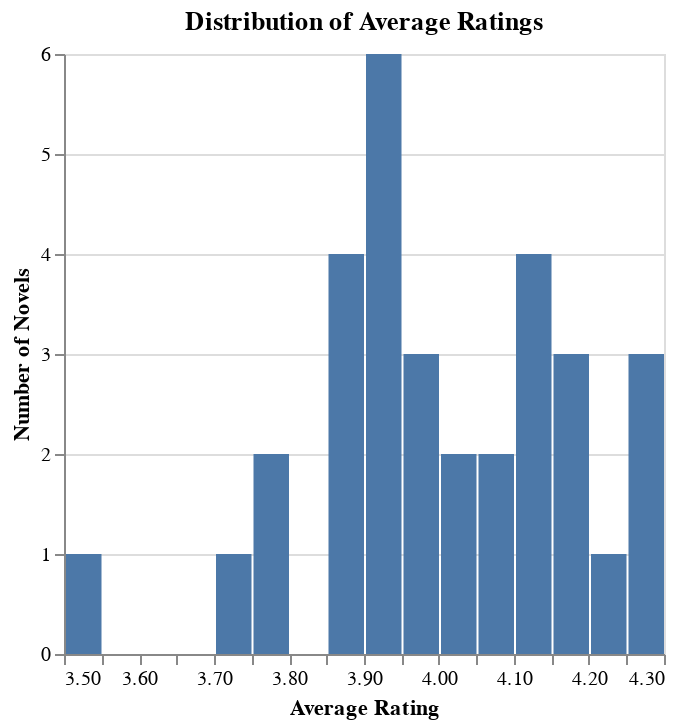

The cell this chart's notebook holds for it:
### Markdown cell above
# 7. Average Ratings Analysis

### Code cell
# Histogram of average ratings
chart_avg_rating = alt.Chart(df_cleaned).mark_bar().encode(
    x=alt.X('gr_avg_rating:Q', bin=alt.Bin(maxbins=20), title='Average Rating'),
    y=alt.Y('count()', title='Number of Novels')
).properties(
    title='Distribution of Average Ratings'
)
chart_avg_rating.display()

### Figure 1 — Vega-Lite specification as saved in the notebook (floating-point values rounded to 4 significant figures)
{"config": {"view": {"continuousWidth": 300, "continuousHeight": 300}}, "data": {"name": "data-d2776994ba40faf2d2883b55314ee41d"}, "mark": {"type": "bar"}, "encoding": {"x": {"bin": {"maxbins": 20}, "field": "gr_avg_rating", "title": "Average Rating", "type": "quantitative"}, "y": {"aggregate": "count", "title": "Number of Novels", "type": "quantitative"}}, "title": "Distribution of Average Ratings", "$schema": "https://vega.github.io/schema/vega-lite/v5.15.1.json", "datasets": {"data-d2776994ba40faf2d2883b55314ee41d": [{"top_500_rank": 22, "title": "Crime and Punishment", "author": "Fyodor Dostoyevsky", "pub_year": 1866, "orig_lang": "Russian", "genre": "na", "author_birth": "1821", "author_death": "1881", "author_gender": "male", "author_primary_lang": "rus", "author_nationality": "RU", "author_occupation": "philosophers,novelists,essayists,psychologists", "oclc_holdings": 15750.0, "oclc_eholdings": 5814.0, "oclc_total_editions": 948.0, "oclc_holdings_rank": 65.0, "oclc_editions_rank": 157.0, "gr_avg_rating": 4.27, "gr_num_ratings": 894500.0, "gr_num_reviews": 35710.0, "gr_avg_rating_rank": 43, "gr_num_ratings_rank": 94, "oclc_owi": 9937000000.0, "author_viaf": "104023256", "gr_url": "https://www.goodreads.com/book/show/7144.Crime_and_Punishment?ref=nav_sb_ss_1_20", "wiki_url": "https://en.wikipedia.org/wiki/Crime_and_Punishment", "pg_eng_url": "https://www.gutenberg.org/cache/epub/2554/pg2554.txt"}, {"top_500_rank": 28, "title": "War and Peace", "author": "Leo Tolstoy", "pub_year": 1869, "orig_lang": "Russian", "genre": "history", "author_birth": "1828", "author_death": "1910", "author_gender": "male", "author_primary_lang": "rus", "author_nationality": "RU", "author_occupation": "authors,writers", "oclc_holdings": 11220.0, "oclc_eholdings": 2470.0, "oclc_total_editions": 620.0, "oclc_holdings_rank": 144.0, "oclc_editions_rank": 214.0, "gr_avg_rating": 4.16, "gr_num_ratings": 326200.0, "gr_num_reviews": 17140.0, "gr_avg_rating_rank": 89, "gr_num_ratings_rank": 183, "oclc_owi": 11340000000.0, "author_viaf": "96987389", "gr_url": "https://www.goodreads.com/book/show/656.War_and_Peace?ref=nav_sb_ss_1_13", "wiki_url": "https://en.wikipedia.org/wiki/War_and_Peace", "pg_eng_url": "https://www.gutenberg.org/cache/epub/2600/pg2600.txt"}, {"top_500_rank": 37, "title": "20,000 Leagues Under the Sea", "author": "Jules Verne", "pub_year": 1870, "orig_lang": "French", "genre": "scifi", "author_birth": "1828", "author_death": "1905", "author_gender": "male", "author_primary_lang": "fre", "author_nationality": "FR", "author_occupation": "poets,novelists,authors french,playwrights", "oclc_holdings": 19020.0, "oclc_eholdings": 10710.0, "oclc_total_editions": 2844.0, "oclc_holdings_rank": 36.0, "oclc_editions_rank": 29.0, "gr_avg_rating": 3.89, "gr_num_ratings": 11240.0, "gr_num_reviews": 716.0, "gr_avg_rating_rank": 327, "gr_num_ratings_rank": 481, "oclc_owi": 4915000000.0, "author_viaf": "76323989", "gr_url": "https://www.goodreads.com/book/show/15762322-20-000-leagues-under-the-sea-and-other-classic-novels?ref=nav_sb_ss_1_28", "wiki_url": "https://en.wikipedia.org/wiki/Twenty_Thousand_Leagues_Under_the_Seas", "pg_eng_url": "https://www.gutenberg.org/cache/epub/164/pg164.txt"}, {"top_500_rank": 38, "title": "Anna Karenina", "author": "Leo Tolstoy", "pub_year": 1878, "orig_lang": "Russian", "genre": "romance", "author_birth": "1828", "author_death": "1910", "author_gender": "male", "author_primary_lang": "rus", "author_nationality": "RU", "author_occupation": "authors,writers", "oclc_holdings": 23390.0, "oclc_eholdings": 7096.0, "oclc_total_editions": 2915.0, "oclc_holdings_rank": 24.0, "oclc_editions_rank": 28.0, "gr_avg_rating": 4.09, "gr_num_ratings": 843200.0, "gr_num_reviews": 35040.0, "gr_avg_rating_rank": 145, "gr_num_ratings_rank": 97, "oclc_owi": 509800000.0, "author_viaf": "96987389", "gr_url": "https://www.goodreads.com/book/show/15823480-anna-karenina?ref=nav_sb_ss_1_13", "wiki_url": "https://en.wikipedia.org/wiki/Anna_Karenina", "pg_eng_url": "https://www.gutenberg.org/cache/epub/1399/pg1399.txt"}, {"top_500_rank": 54, "title": "One Hundred Years of Solitude", "author": "Gabriel García Márquez", "pub_year": 1967, "orig_lang": "Spanish", "genre": "na", "author_birth": "1927", "author_death": "2014", "author_gender": "male", "author_primary_lang": "spa", "author_nationality": "CO", "author_occupation": "novelists,journalists,authors", "oclc_holdings": 9508.0, "oclc_eholdings": 112.0, "oclc_total_editions": 273.0, "oclc_holdings_rank": 201.0, "oclc_editions_rank": 349.0, "gr_avg_rating": 4.11, "gr_num_ratings": 965100.0, "gr_num_reviews": 45230.0, "gr_avg_rating_rank": 129, "gr_num_ratings_rank": 82, "oclc_owi": 1415000000.0, "author_viaf": "54147956", "gr_url": "https://www.goodreads.com/book/show/320.One_Hundred_Years_of_Solitude?ref=nav_sb_ss_1_29", "wiki_url": "https://en.wikipedia.org/wiki/One_Hundred_Years_of_Solitude", "pg_eng_url": "NA_not-pub-domain"}, {"top_500_rank": 68, "title": "The Stranger", "author": "Albert Camus", "pub_year": 1942, "orig_lang": "French", "genre": "na", "author_birth": "1913", "author_death": "1960", "author_gender": "male", "author_primary_lang": "fre", "author_nationality": "FR", "author_occupation": "philosophers,journalists,authors", "oclc_holdings": 16740.0, "oclc_eholdings": 626.0, "oclc_total_editions": 1898.0, "oclc_holdings_rank": 60.0, "oclc_editions_rank": 61.0, "gr_avg_rating": 4.02, "gr_num_ratings": 1080000.0, "gr_num_reviews": 48520.0, "gr_avg_rating_rank": 199, "gr_num_ratings_rank": 79, "oclc_owi": 2517000000.0, "author_viaf": "97000332", "gr_url": "https://www.goodreads.com/book/show/49552.The_Stranger?ref=nav_sb_ss_1_12", "wiki_url": "https://en.wikipedia.org/wiki/The_Stranger_(Camus_novel)", "pg_eng_url": "NA_not-pub-domain"}, {"top_500_rank": 69, "title": "The Trial", "author": "Franz Kafka", "pub_year": 1925, "orig_lang": "German", "genre": "allegories", "author_birth": "1883", "author_death": "1924", "author_gender": "male", "author_primary_lang": "ger", "author_nationality": "CZ", "author_occupation": "novelists,insurance companies employees", "oclc_holdings": 15490.0, "oclc_eholdings": 2842.0, "oclc_total_editions": 2548.0, "oclc_holdings_rank": 69.0, "oclc_editions_rank": 36.0, "gr_avg_rating": 3.96, "gr_num_ratings": 322500.0, "gr_num_reviews": 14250.0, "gr_avg_rating_rank": 263, "gr_num_ratings_rank": 185, "oclc_owi": 3138000000.0, "author_viaf": "56611857", "gr_url": "https://www.goodreads.com/book/show/17690.The_Trial?ref=nav_sb_ss_2_9", "wiki_url": "https://en.wikipedia.org/wiki/The_Trial", "pg_eng_url": "https://www.gutenberg.org/cache/epub/7849/pg7849.txt"}, {"top_500_rank": 74, "title": "A Journey to the Center of the Earth", "author": "Jules Verne", "pub_year": 1864, "orig_lang": "French", "genre": "scifi", "author_birth": "1828", "author_death": "1905", "author_gender": "male", "author_primary_lang": "fre", "author_nationality": "FR", "author_occupation": "poets,novelists,authors french,playwrights", "oclc_holdings": 13540.0, "oclc_eholdings": 2881.0, "oclc_total_editions": 2026.0, "oclc_holdings_rank": 98.0, "oclc_editions_rank": 54.0, "gr_avg_rating": 3.85, "gr_num_ratings": 199000.0, "gr_num_reviews": 8524.0, "gr_avg_rating_rank": 358, "gr_num_ratings_rank": 238, "oclc_owi": 25770000.0, "author_viaf": "76323989", "gr_url": "https://www.goodreads.com/book/show/32829.Journey_to_the_Center_of_the_Earth", "wiki_url": "https://en.wikipedia.org/wiki/Journey_to_the_Center_of_the_Earth", "pg_eng_url": "https://www.gutenberg.org/cache/epub/18857/pg18857.txt"}, {"top_500_rank": 91, "title": "Candide", "author": "Voltaire", "pub_year": 1759, "orig_lang": "French", "genre": "na", "author_birth": "1694", "author_death": "1778", "author_gender": "male", "author_primary_lang": "fre", "author_nationality": "FR", "author_occupation": "philosopher,author,poet,activist,historian,dramatist", "oclc_holdings": 17860.0, "oclc_eholdings": 6757.0, "oclc_total_editions": 2068.0, "oclc_holdings_rank": 48.0, "oclc_editions_rank": 48.0, "gr_avg_rating": 3.76, "gr_num_ratings": 275000.0, "gr_num_reviews": 11450.0, "gr_avg_rating_rank": 416, "gr_num_ratings_rank": 205, "oclc_owi": 4061000000.0, "author_viaf": "36925746", "gr_url": "https://www.goodreads.com/book/show/19380.Candide?ref=nav_sb_ss_1_7", "wiki_url": "https://en.wikipedia.org/wiki/Candide", "pg_eng_url": "https://www.gutenberg.org/cache/epub/19942/pg19942.txt"}, {"top_500_rank": 100, "title": "Père Goriot", "author": "Honoré de Balzac", "pub_year": 1835, "orig_lang": "French", "genre": "bildung", "author_birth": "1799", "author_death": "1850", "author_gender": "male", "author_primary_lang": "fre", "author_nationality": "FR", "author_occupation": "novelist,playwright,dramatists,authors french", "oclc_holdings": 14070.0, "oclc_eholdings": 3309.0, "oclc_total_editions": 2391.0, "oclc_holdings_rank": 90.0, "oclc_editions_rank": 42.0, "gr_avg_rating": 3.85, "gr_num_ratings": 59010.0, "gr_num_reviews": 2901.0, "gr_avg_rating_rank": 359, "gr_num_ratings_rank": 378, "oclc_owi": 266300.0, "author_viaf": "29529595", "gr_url": "https://www.goodreads.com/book/show/59145.P_re_Goriot?ref=nav_sb_ss_1_11", "wiki_url": "https://en.wikipedia.org/wiki/P%C3%A8re_Goriot", "pg_eng_url": "https://www.gutenberg.org/cache/epub/1237/pg1237.txt"}, {"top_500_rank": 101, "title": "Utopia", "author": "Thomas More", "pub_year": 1516, "orig_lang": "Latin", "genre": "na", "author_birth": "1478", "author_death": "1535", "author_gender": "male", "author_primary_lang": "eng", "author_nationality": "GB", "author_occupation": "statesmen,politicians,lord chancellor,lawyers,humanists,authors,philosophers", "oclc_holdings": 13910.0, "oclc_eholdings": 6729.0, "oclc_total_editions": 1798.0, "oclc_holdings_rank": 93.0, "oclc_editions_rank": 69.0, "gr_avg_rating": 3.55, "gr_num_ratings": 74620.0, "gr_num_reviews": 4255.0, "gr_avg_rating_rank": 480, "gr_num_ratings_rank": 353, "oclc_owi": 5081.0, "author_viaf": "29541174", "gr_url": "https://www.goodreads.com/book/show/18414.Utopia?from_search=true&from_srp=true&qid=ngtDZbPNwH&rank=2", "wiki_url": "https://en.wikipedia.org/wiki/Utopia_(book)", "pg_eng_url": "https://www.gutenberg.org/cache/epub/2130/pg2130.txt"}, {"top_500_rank": 119, "title": "Around the World in Eighty Days", "author": "Jules Verne", "pub_year": 1873, "orig_lang": "French", "genre": "action", "author_birth": "1828", "author_death": "1905", "author_gender": "male", "author_primary_lang": "fre", "author_nationality": "FR", "author_occupation": "poets,novelists,authors french,playwrights", "oclc_holdings": 19020.0, "oclc_eholdings": 10710.0, "oclc_total_editions": 2844.0, "oclc_holdings_rank": 37.0, "oclc_editions_rank": 30.0, "gr_avg_rating": 3.94, "gr_num_ratings": 246200.0, "gr_num_reviews": 11020.0, "gr_avg_rating_rank": 285, "gr_num_ratings_rank": 224, "oclc_owi": 4915000000.0, "author_viaf": "76323989", "gr_url": "https://www.goodreads.com/book/show/54479.Around_the_World_in_Eighty_Days?ref=nav_sb_ss_1_31", "wiki_url": "https://en.wikipedia.org/wiki/Around_the_World_in_Eighty_Days", "pg_eng_url": "https://www.gutenberg.org/cache/epub/103/pg103.txt"}, {"top_500_rank": 129, "title": "Love in the Time of Cholera", "author": "Gabriel García Márquez", "pub_year": 1985, "orig_lang": "Spanish", "genre": "romance", "author_birth": "1927", "author_death": "2014", "author_gender": "male", "author_primary_lang": "spa", "author_nationality": "CO", "author_occupation": "novelists,journalists,authors", "oclc_holdings": 12140.0, "oclc_eholdings": 419.0, "oclc_total_editions": 641.0, "oclc_holdings_rank": 125.0, "oclc_editions_rank": 210.0, "gr_avg_rating": 3.94, "gr_num_ratings": 502100.0, "gr_num_reviews": 27130.0, "gr_avg_rating_rank": 286, "gr_num_ratings_rank": 144, "oclc_owi": 533200.0, "author_viaf": "54147956", "gr_url": "https://www.goodreads.com/book/show/9712.Love_in_the_Time_of_Cholera?ref=nav_sb_ss_1_27", "wiki_url": "https://en.wikipedia.org/wiki/Love_in_the_Time_of_Cholera", "pg_eng_url": "NA_not-pub-domain"}, {"top_500_rank": 134, "title": "The Plague", "author": "Albert Camus", "pub_year": 1947, "orig_lang": "French", "genre": "na", "author_birth": "1913", "author_death": "1960", "author_gender": "male", "author_primary_lang": "fre", "author_nationality": "FR", "author_occupation": "philosophers,journalists,authors", "oclc_holdings": 12520.0, "oclc_eholdings": 474.0, "oclc_total_editions": 1549.0, "oclc_holdings_rank": 117.0, "oclc_editions_rank": 85.0, "gr_avg_rating": 4.02, "gr_num_ratings": 261100.0, "gr_num_reviews": 15050.0, "gr_avg_rating_rank": 203, "gr_num_ratings_rank": 218, "oclc_owi": 463600.0, "author_viaf": "97000332", "gr_url": "https://www.goodreads.com/book/show/11989.The_Plague?ref=nav_sb_ss_1_10", "wiki_url": "https://en.wikipedia.org/wiki/The_Plague_(novel)", "pg_eng_url": "NA_not-pub-domain"}, {"top_500_rank": 155, "title": "The Castle", "author": "Franz Kafka", "pub_year": 1926, "orig_lang": "German", "genre": "allegories", "author_birth": "1883", "author_death": "1924", "author_gender": "male", "author_primary_lang": "ger", "author_nationality": "CZ", "author_occupation": "novelists,insurance companies employees", "oclc_holdings": 10900.0, "oclc_eholdings": 1959.0, "oclc_total_editions": 1599.0, "oclc_holdings_rank": 148.0, "oclc_editions_rank": 80.0, "gr_avg_rating": 3.94, "gr_num_ratings": 62210.0, "gr_num_reviews": 3532.0, "gr_avg_rating_rank": 288, "gr_num_ratings_rank": 374, "oclc_owi": 614300.0, "author_viaf": "56611857", "gr_url": "https://www.goodreads.com/book/show/333538.The_Castle?ref=nav_sb_ss_5_10", "wiki_url": "https://en.wikipedia.org/wiki/The_Castle_(novel)", "pg_eng_url": "unavailable"}, {"top_500_rank": 156, "title": "The Metamorphosis", "author": "Franz Kafka", "pub_year": 1915, "orig_lang": "German", "genre": "na", "author_birth": "1883", "author_death": "1924", "author_gender": "male", "author_primary_lang": "ger", "author_nationality": "CZ", "author_occupation": "novelists,insurance companies employees", "oclc_holdings": 15490.0, "oclc_eholdings": 2842.0, "oclc_total_editions": 2548.0, "oclc_holdings_rank": 70.0, "oclc_editions_rank": 37.0, "gr_avg_rating": 3.86, "gr_num_ratings": 1044000.0, "gr_num_reviews": 40290.0, "gr_avg_rating_rank": 353, "gr_num_ratings_rank": 80, "oclc_owi": 3138000000.0, "author_viaf": "56611857", "gr_url": "https://www.goodreads.com/book/show/485894.The_Metamorphosis?ref=nav_sb_ss_1_17", "wiki_url": "https://en.wikipedia.org/wiki/The_Metamorphosis", "pg_eng_url": "https://www.gutenberg.org/cache/epub/5200/pg5200.txt"}, {"top_500_rank": 157, "title": "The Magic Mountain (Der Zauberberg)", "author": "Thomas Mann", "pub_year": 1924, "orig_lang": "German", "genre": "bildung", "author_birth": "1875", "author_death": "1955", "author_gender": "male", "author_primary_lang": "ger", "author_nationality": "DE", "author_occupation": "authors", "oclc_holdings": 12310.0, "oclc_eholdings": 277.0, "oclc_total_editions": 1894.0, "oclc_holdings_rank": 120.0, "oclc_editions_rank": 64.0, "gr_avg_rating": 4.13, "gr_num_ratings": 49080.0, "gr_num_reviews": 3552.0, "gr_avg_rating_rank": 117, "gr_num_ratings_rank": 394, "oclc_owi": 4624000000.0, "author_viaf": "54151065", "gr_url": "https://www.goodreads.com/book/show/729376.The_Magic_Mountain?ref=nav_sb_ss_1_35", "wiki_url": "https://en.wikipedia.org/wiki/The_Magic_Mountain", "pg_eng_url": "unavailable"}, {"top_500_rank": 175, "title": "Eugénie Grandet", "author": "Honoré de Balzac", "pub_year": 1833, "orig_lang": "French", "genre": "allegories", "author_birth": "1799", "author_death": "1850", "author_gender": "male", "author_primary_lang": "fre", "author_nationality": "FR", "author_occupation": "novelist,playwright,dramatists,authors french", "oclc_holdings": 14070.0, "oclc_eholdings": 3309.0, "oclc_total_editions": 2391.0, "oclc_holdings_rank": 91.0, "oclc_editions_rank": 43.0, "gr_avg_rating": 3.79, "gr_num_ratings": 23140.0, "gr_num_reviews": 1184.0, "gr_avg_rating_rank": 403, "gr_num_ratings_rank": 457, "oclc_owi": 266300.0, "author_viaf": "29529595", "gr_url": "https://www.goodreads.com/book/show/59142.Eug_nie_Grandet?ref=nav_sb_ss_1_15", "wiki_url": "https://en.wikipedia.org/wiki/Eug%C3%A9nie_Grandet", "pg_eng_url": "https://www.gutenberg.org/cache/epub/1715/pg1715.txt"}, {"top_500_rank": 186, "title": "Siddhartha", "author": "Hermann Hesse", "pub_year": 1922, "orig_lang": "German", "genre": "na", "author_birth": "1877", "author_death": "1962", "author_gender": "male", "author_primary_lang": "ger", "author_nationality": "DE", "author_occupation": "authors german,novelists,editors", "oclc_holdings": 11900.0, "oclc_eholdings": 3642.0, "oclc_total_editions": 1646.0, "oclc_holdings_rank": 129.0, "oclc_editions_rank": 76.0, "gr_avg_rating": 4.07, "gr_num_ratings": 766400.0, "gr_num_reviews": 26790.0, "gr_avg_rating_rank": 165, "gr_num_ratings_rank": 105, "oclc_owi": 3943000000.0, "author_viaf": "41841418", "gr_url": "https://www.goodreads.com/book/show/52036.Siddhartha?ref=nav_sb_ss_1_10", "wiki_url": "https://en.wikipedia.org/wiki/Siddhartha_(novel)", "pg_eng_url": "https://www.gutenberg.org/cache/epub/2500/pg2500.txt"}, {"top_500_rank": 190, "title": "The House of the Spirits", "author": "Isabel Allende", "pub_year": 1982, "orig_lang": "Spanish", "genre": "na", "author_birth": "1942", "author_death": "ALIVE", "author_gender": "female", "author_primary_lang": "spa", "author_nationality": "CL", "author_occupation": "authors,novelists", "oclc_holdings": 9860.0, "oclc_eholdings": 302.0, "oclc_total_editions": 725.0, "oclc_holdings_rank": 183.0, "oclc_editions_rank": 192.0, "gr_avg_rating": 4.28, "gr_num_ratings": 266100.0, "gr_num_reviews": 14720.0, "gr_avg_rating_rank": 39, "gr_num_ratings_rank": 215, "oclc_owi": 149500000.0, "author_viaf": "61556825", "gr_url": "https://www.goodreads.com/book/show/9328.The_House_of_the_Spirits?ref=nav_sb_ss_1_24", "wiki_url": "https://en.wikipedia.org/wiki/The_House_of_the_Spirits", "pg_eng_url": "NA_not-pub-domain"}, {"top_500_rank": 252, "title": "The Mysterious Island", "author": "Jules Verne", "pub_year": 1875, "orig_lang": "French", "genre": "scifi", "author_birth": "1828", "author_death": "1905", "author_gender": "male", "author_primary_lang": "fre", "author_nationality": "FR", "author_occupation": "poets,novelists,authors french,playwrights", "oclc_holdings": 13540.0, "oclc_eholdings": 2881.0, "oclc_total_editions": 2026.0, "oclc_holdings_rank": 99.0, "oclc_editions_rank": 55.0, "gr_avg_rating": 4.13, "gr_num_ratings": 53970.0, "gr_num_reviews": 2365.0, "gr_avg_rating_rank": 119, "gr_num_ratings_rank": 387, "oclc_owi": 25770000.0, "author_viaf": "76323989", "gr_url": "https://www.goodreads.com/book/show/32831.The_Mysterious_Island?ref=nav_sb_ss_1_21", "wiki_url": "https://en.wikipedia.org/wiki/The_Mysterious_Island", "pg_eng_url": "https://www.gutenberg.org/cache/epub/1268/pg1268.txt"}, {"top_500_rank": 276, "title": "Buddenbrooks", "author": "Thomas Mann", "pub_year": 1901, "orig_lang": "German", "genre": "na", "author_birth": "1875", "author_death": "1955", "author_gender": "male", "author_primary_lang": "ger", "author_nationality": "DE", "author_occupation": "authors", "oclc_holdings": 5996.0, "oclc_eholdings": 213.0, "oclc_total_editions": 913.0, "oclc_holdings_rank": 456.0, "oclc_editions_rank": 161.0, "gr_avg_rating": 4.19, "gr_num_ratings": 30100.0, "gr_num_reviews": 1896.0, "gr_avg_rating_rank": 79, "gr_num_ratings_rank": 437, "oclc_owi": 3373000000.0, "author_viaf": "54151065", "gr_url": "https://www.goodreads.com/book/show/80890.Buddenbrooks?ref=nav_sb_ss_1_12", "wiki_url": "https://en.wikipedia.org/wiki/Buddenbrooks", "pg_eng_url": "https://www.gutenberg.org/cache/epub/72961/pg72961.txt ; https://www.gutenberg.org/cache/epub/72962/pg72962.txt"}, {"top_500_rank": 300, "title": "Like Water for Chocolate", "author": "Laura Esquivel", "pub_year": 1989, "orig_lang": "Spanish", "genre": "romance", "author_birth": "1950", "author_death": "ALIVE", "author_gender": "female", "author_primary_lang": "spa", "author_nationality": "MX", "author_occupation": "screenwriters,novelists,authors,actresses,actors", "oclc_holdings": 4782.0, "oclc_eholdings": 189.0, "oclc_total_editions": 50.0, "oclc_holdings_rank": 484.0, "oclc_editions_rank": 491.0, "gr_avg_rating": 3.95, "gr_num_ratings": 365500.0, "gr_num_reviews": 13400.0, "gr_avg_rating_rank": 279, "gr_num_ratings_rank": 171, "oclc_owi": 4917000000.0, "author_viaf": "113190161", "gr_url": "https://www.goodreads.com/book/show/6952.Like_Water_for_Chocolate?ref=nav_sb_ss_1_24", "wiki_url": "https://en.wikipedia.org/wiki/Like_Water_for_Chocolate_(novel)", "pg_eng_url": "NA_not-pub-domain"}, {"top_500_rank": 330, "title": "The Girl Who Kicked the Hornet's Nest", "author": "Stieg Larsson", "pub_year": 2007, "orig_lang": "Swedish", "genre": "thrillers", "author_birth": "1954", "author_death": "2004", "author_gender": "male", "author_primary_lang": "swe", "author_nationality": "SE", "author_occupation": "journalists,authors swedish", "oclc_holdings": 6989.0, "oclc_eholdings": 628.0, "oclc_total_editions": 287.0, "oclc_holdings_rank": 350.0, "oclc_editions_rank": 340.0, "gr_avg_rating": 4.24, "gr_num_ratings": 732800.0, "gr_num_reviews": 31300.0, "gr_avg_rating_rank": 54, "gr_num_ratings_rank": 110, "oclc_owi": 377900000.0, "author_viaf": "54441441", "gr_url": "https://www.goodreads.com/book/show/6892870-the-girl-who-kicked-the-hornet-s-nest?ref=nav_sb_ss_1_37", "wiki_url": "https://en.wikipedia.org/wiki/The_Girl_Who_Kicked_the_Hornets%27_Nest", "pg_eng_url": "NA_not-pub-domain"}, {"top_500_rank": 333, "title": "Chronicle of a Death Foretold", "author": "Gabriel García Márquez", "pub_year": 1981, "orig_lang": "Spanish", "genre": "na", "author_birth": "1927", "author_death": "2014", "author_gender": "male", "author_primary_lang": "spa", "author_nationality": "CO", "author_occupation": "novelists,journalists,authors", "oclc_holdings": 7505.0, "oclc_eholdings": 321.0, "oclc_total_editions": 725.0, "oclc_holdings_rank": 298.0, "oclc_editions_rank": 193.0, "gr_avg_rating": 3.97, "gr_num_ratings": 191300.0, "gr_num_reviews": 11130.0, "gr_avg_rating_rank": 259, "gr_num_ratings_rank": 245, "oclc_owi": 570000.0, "author_viaf": "54147956", "gr_url": "https://www.goodreads.com/book/show/23878.Chronicle_of_a_Death_Foretold?ref=nav_sb_ss_1_29", "wiki_url": "https://en.wikipedia.org/wiki/Chronicle_of_a_Death_Foretold", "pg_eng_url": "NA_not-pub-domain"}, {"top_500_rank": 335, "title": "The Master and Margarita", "author": "Mikhail Bulgakov", "pub_year": 1967, "orig_lang": "Russian", "genre": "political", "author_birth": "1891", "author_death": "1940", "author_gender": "male", "author_primary_lang": "rus", "author_nationality": "RU", "author_occupation": "physicians,dramatists,authors russian", "oclc_holdings": 7387.0, "oclc_eholdings": 538.0, "oclc_total_editions": 1026.0, "oclc_holdings_rank": 306.0, "oclc_editions_rank": 149.0, "gr_avg_rating": 4.29, "gr_num_ratings": 350000.0, "gr_num_reviews": 20450.0, "gr_avg_rating_rank": 38, "gr_num_ratings_rank": 175, "oclc_owi": 311200000.0, "author_viaf": "99836700", "gr_url": "https://www.goodreads.com/book/show/117833.The_Master_and_Margarita?ref=nav_sb_ss_1_24", "wiki_url": "https://en.wikipedia.org/wiki/The_Master_and_Margarita", "pg_eng_url": "NA_not-pub-domain"}, {"top_500_rank": 351, "title": "Resurrection", "author": "Leo Tolstoy", "pub_year": 1899, "orig_lang": "Russian", "genre": "na", "author_birth": "1828", "author_death": "1910", "author_gender": "male", "author_primary_lang": "rus", "author_nationality": "RU", "author_occupation": "authors,writers", "oclc_holdings": 5604.0, "oclc_eholdings": 3957.0, "oclc_total_editions": 1039.0, "oclc_holdings_rank": 467.0, "oclc_editions_rank": 147.0, "gr_avg_rating": 4.16, "gr_num_ratings": 24250.0, "gr_num_reviews": 1824.0, "gr_avg_rating_rank": 92, "gr_num_ratings_rank": 453, "oclc_owi": 49770000.0, "author_viaf": "96987389", "gr_url": "https://www.goodreads.com/book/show/42641.Resurrection?ref=nav_sb_ss_4_12", "wiki_url": "https://en.wikipedia.org/wiki/Resurrection_(Tolstoy_novel)", "pg_eng_url": "https://www.gutenberg.org/cache/epub/1938/pg1938.txt"}, {"top_500_rank": 368, "title": "Death In Venice", "author": "Thomas Mann", "pub_year": 1912, "orig_lang": "German", "genre": "na", "author_birth": "1875", "author_death": "1955", "author_gender": "male", "author_primary_lang": "ger", "author_nationality": "DE", "author_occupation": "authors", "oclc_holdings": 5024.0, "oclc_eholdings": 435.0, "oclc_total_editions": 911.0, "oclc_holdings_rank": 478.0, "oclc_editions_rank": 162.0, "gr_avg_rating": 3.7, "gr_num_ratings": 55990.0, "gr_num_reviews": 3884.0, "gr_avg_rating_rank": 440, "gr_num_ratings_rank": 383, "oclc_owi": 3769000000.0, "author_viaf": "54151065", "gr_url": "https://www.goodreads.com/book/show/53061.Death_in_Venice?ref=nav_sb_ss_1_15", "wiki_url": "https://en.wikipedia.org/wiki/Death_in_Venice", "pg_eng_url": "https://www.gutenberg.org/cache/epub/66073/pg66073.txt"}, {"top_500_rank": 388, "title": "Daughter of Fortune", "author": "Isabel Allende", "pub_year": 1998, "orig_lang": "Spanish", "genre": "romance", "author_birth": "1942", "author_death": "ALIVE", "author_gender": "female", "author_primary_lang": "spa", "author_nationality": "CL", "author_occupation": "authors,novelists", "oclc_holdings": 6938.0, "oclc_eholdings": 188.0, "oclc_total_editions": 322.0, "oclc_holdings_rank": 355.0, "oclc_editions_rank": 320.0, "gr_avg_rating": 3.93, "gr_num_ratings": 131300.0, "gr_num_reviews": 5208.0, "gr_avg_rating_rank": 300, "gr_num_ratings_rank": 285, "oclc_owi": 4918000000.0, "author_viaf": "61556825", "gr_url": "https://www.goodreads.com/book/show/16527.Daughter_of_Fortune?ref=nav_sb_ss_1_19", "wiki_url": "https://en.wikipedia.org/wiki/Daughter_of_Fortune", "pg_eng_url": "NA_not-pub-domain"}, {"top_500_rank": 448, "title": "Inkheart", "author": "Cornelia Funke", "pub_year": 2003, "orig_lang": "German", "genre": "fantasy", "author_birth": "1958", "author_death": "ALIVE", "author_gender": "female", "author_primary_lang": "ger", "author_nationality": "DE", "author_occupation": "authors", "oclc_holdings": 6301.0, "oclc_eholdings": 299.0, "oclc_total_editions": 241.0, "oclc_holdings_rank": 427.0, "oclc_editions_rank": 372.0, "gr_avg_rating": 3.92, "gr_num_ratings": 422600.0, "gr_num_reviews": 14320.0, "gr_avg_rating_rank": 308, "gr_num_ratings_rank": 161, "oclc_owi": 1153000000.0, "author_viaf": "102395980", "gr_url": "https://www.goodreads.com/book/show/28194.Inkheart?ref=nav_sb_ss_1_8", "wiki_url": "https://en.wikipedia.org/wiki/Inkheart", "pg_eng_url": "NA_not-pub-domain"}, {"top_500_rank": 450, "title": "Inkspell", "author": "Cornelia Funke", "pub_year": 2005, "orig_lang": "German", "genre": "fantasy", "author_birth": "1958", "author_death": "ALIVE", "author_gender": "female", "author_primary_lang": "ger", "author_nationality": "DE", "author_occupation": "authors", "oclc_holdings": 6516.0, "oclc_eholdings": 162.0, "oclc_total_editions": 150.0, "oclc_holdings_rank": 405.0, "oclc_editions_rank": 456.0, "gr_avg_rating": 3.94, "gr_num_ratings": 126800.0, "gr_num_reviews": 4715.0, "gr_avg_rating_rank": 297, "gr_num_ratings_rank": 291, "oclc_owi": 3855000000.0, "author_viaf": "102395980", "gr_url": "https://www.goodreads.com/book/show/28195.Inkspell?ref=nav_sb_ss_1_8", "wiki_url": "https://en.wikipedia.org/wiki/Inkspell", "pg_eng_url": "NA_not-pub-domain"}, {"top_500_rank": 474, "title": "The Death of Ivan Ilych", "author": "Leo Tolstoy", "pub_year": 1886, "orig_lang": "Russian", "genre": "na", "author_birth": "1828", "author_death": "1910", "author_gender": "male", "author_primary_lang": "rus", "author_nationality": "RU", "author_occupation": "authors,writers", "oclc_holdings": 5690.0, "oclc_eholdings": 2896.0, "oclc_total_editions": 598.0, "oclc_holdings_rank": 466.0, "oclc_editions_rank": 217.0, "gr_avg_rating": 4.13, "gr_num_ratings": 161900.0, "gr_num_reviews": 12130.0, "gr_avg_rating_rank": 122, "gr_num_ratings_rank": 265, "oclc_owi": 4820000000.0, "author_viaf": "96987389", "gr_url": "https://www.goodreads.com/book/show/18386.The_Death_of_Ivan_Ilych?ref=nav_sb_ss_1_23", "wiki_url": "https://en.wikipedia.org/wiki/The_Death_of_Ivan_Ilyich", "pg_eng_url": "unavailable"}]}}
